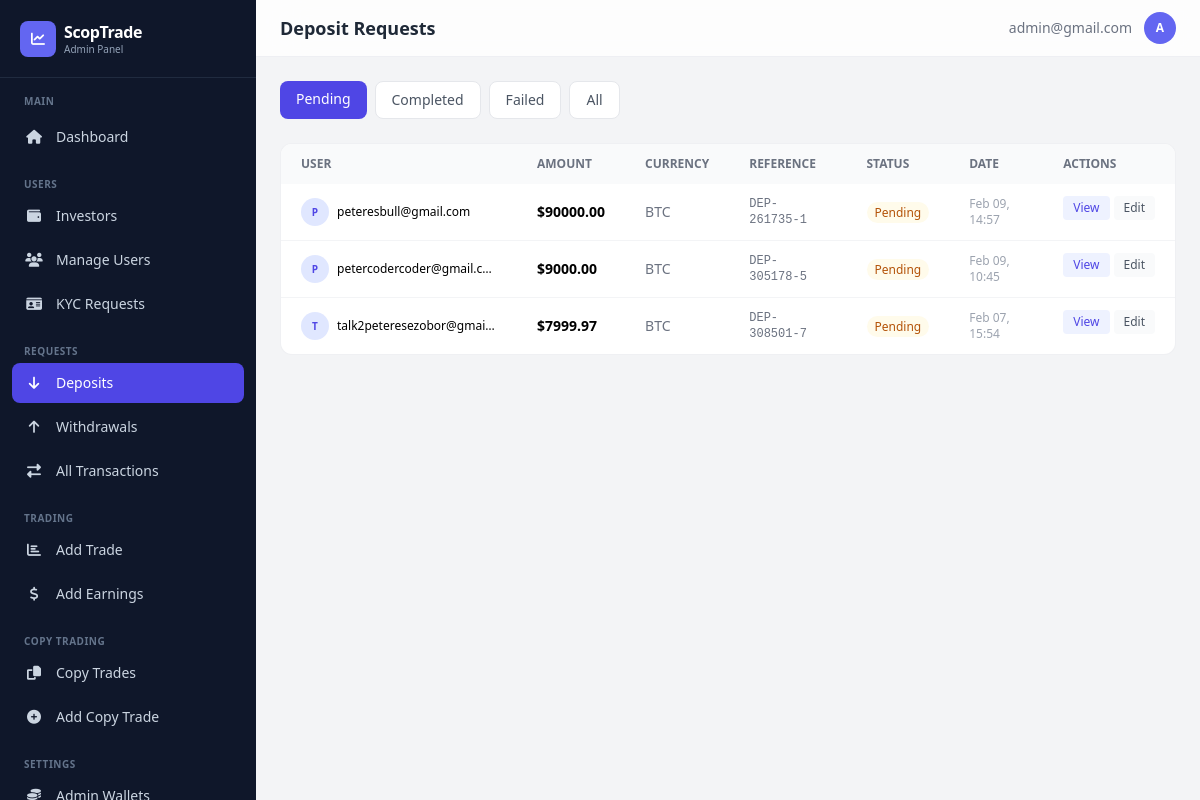
The page /dashboard/deposits/ (signed in) on the database as committed earlier.
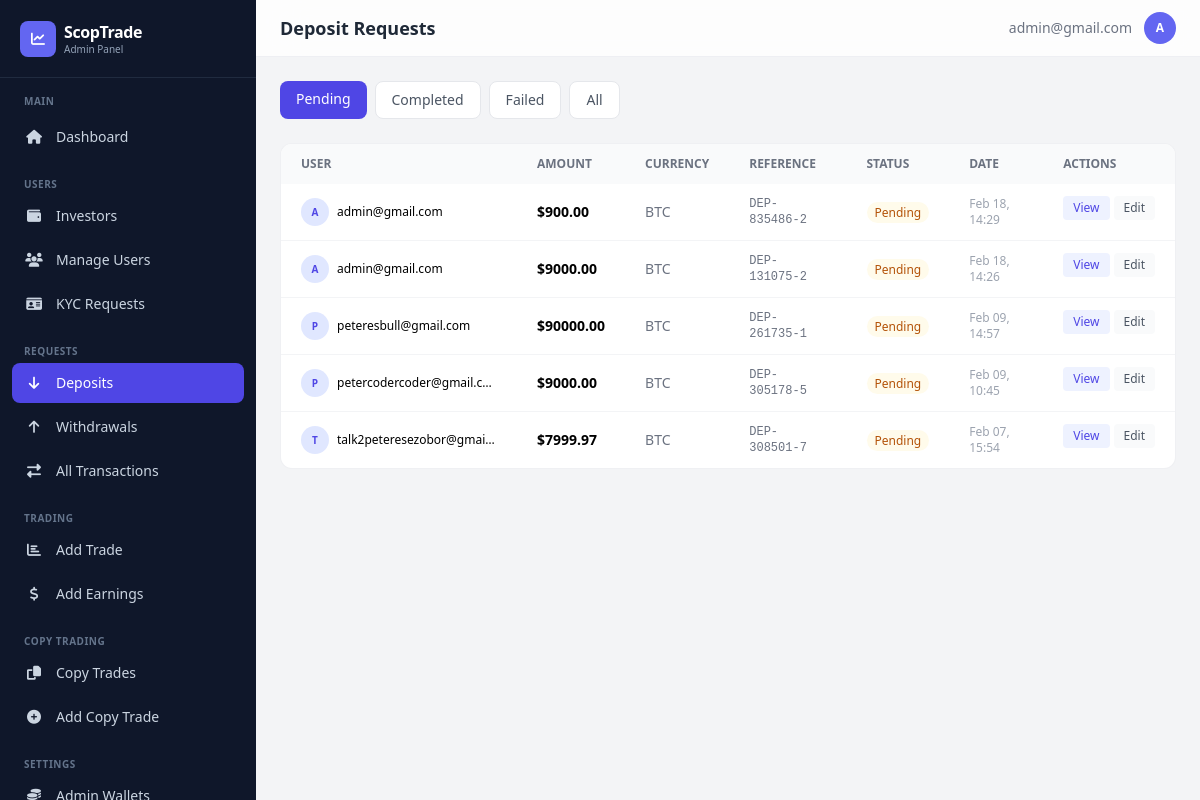
The same page on the database as committed later.
### app/models.py (models this page shows, shortened)
class Transaction(models.Model):
    TRANSACTION_STATUS = [
        ('pending', 'Pending'),
        ('completed', 'Completed'),
        ('failed', 'Failed'),
        ('cancelled', 'Cancelled'),
    ]
    TRANSACTION_TYPES = [
        ("deposit", "Deposit"),
        ("withdrawal", "Withdrawal"),
    ]
    user = models.ForeignKey(
        settings.AUTH_USER_MODEL,
        on_delete=models.CASCADE,
        related_name="transactions"
    )
    transaction_type = models.CharField(max_length=20, choices=TRANSACTION_TYPES)
    amount = models.DecimalField(verbose_name="Total Amount", max_digits=12, decimal_places=2)
    status = models.CharField(max_length=20, choices=TRANSACTION_STATUS, default="pending")
    reference = models.CharField(max_length=100, unique=True)
    description = models.TextField(blank=True, null=True)
    currency = models.CharField(max_length=100)
    unit = models.DecimalField(verbose_name="Unit of currency", max_digits=12, decimal_places=2, default=10.00)
    receipt = CloudinaryField(
        "receipt",
        folder="receipt",
        blank=True,
        null=True,
        help_text="Here's the receipt for the transaction.",
    )
    created_at = models.DateTimeField(default=timezone.now)
    updated_at = models.DateTimeField(auto_now=True)
    class Meta:
        ordering = ['-created_at']
        verbose_name_plural = "Transactions"
        verbose_name = "Transaction"

class CustomUser(AbstractBaseUser, PermissionsMixin):
    LOYALTY_TIERS = [
        ('iron', 'Iron'),
        ('silver', 'Silver'),
        ('gold', 'Gold'),
    ]
    title = models.CharField(
        max_length=10,
        blank=True,
        null=True,
        choices=[
            ("mr", "Mr."),
            ("mrs", "Mrs."),
            ("ms", "Ms."),
            ("dr", "Dr."),
            ("prof", "Prof."),
        ],
        help_text="Title (Mr., Mrs., Ms., etc.)"
    )
    status_of_employment = models.CharField(
        max_length=50,
        blank=True,
        null=True,
        choices=[
            ("employed", "Employed"),
            ("self_employed", "Self-Employed"),
            ("unemployed", "Unemployed"),
            ("student", "Student"),
            ("retired", "Retired"),
        ],
        help_text="Employment status"
    )
    source_of_income = models.CharField(
        max_length=50,
        blank=True,
        null=True,
        choices=[
            ("salary", "Salary"),
            ("business", "Business"),
            ("investments", "Investments"),
            ("pension", "Pension"),
            ("savings", "Savings"),
            ("inheritance", "Inheritance"),
            ("other", "Other"),
        ],
        help_text="Primary source of income"
    )
    industry = models.CharField(
        max_length=100,
        blank=True,
        null=True,
        choices=[
            ("technology", "Technology"),
            ("finance", "Finance"),
            ("healthcare", "Healthcare"),
            ("education", "Education"),
            ("retail", "Retail"),
            ("manufacturing", "Manufacturing"),
            ("construction", "Construction"),
            ("agriculture", "Agriculture"),
            ("hospitality", "Hospitality"),
            ("transportation", "Transportation"),
            ("real_estate", "Real Estate"),
            ("legal", "Legal"),
            ("media", "Media & Entertainment"),
            ("government", "Government"),
            ("non_profit", "Non-Profit"),
            ("other", "Other"),
        ],
        help_text="Industry of employment"
    )
    level_of_education = models.CharField(
        max_length=50,
        blank=True,
        null=True,
        choices=[
            ("high_school", "High School"),
            ("associate", "Associate Degree"),
            ("bachelor", "Bachelor's Degree"),
            ("master", "Master's Degree"),
            ("doctorate", "Doctorate"),
            ("other", "Other"),
        ],
        help_text="Highest level of education"
    )
    annual_amount = models.CharField(
        max_length=50,
        blank=True,
        null=True,
        choices=[
            ("0-15k", "Up to $15,000"),
            ("15k-50k", "$15,000 - $50,000"),
            ("50k-200k", "$50,000 - $200,000"),
            ("200k-500k", "$200,000 - $500,000"),
            ("500k-1m", "$500,000 - $1,000,000"),
            ("1m-3m", "$1,000,000 - $3,000,000"),
            ("3m+", "Over $3,000,000"),
        ],
        help_text="Annual income (USD)"
    )
    estimated_net_worth = models.CharField(
        max_length=50,
        blank=True,
        null=True,
        choices=[
            ("0-50k", "Up to $50,000"),
            ("50k-100k", "$50,000 - $100,000"),
            ("100k-500k", "$100,000 - $500,000"),
            ("500k-1m", "$500,000 - $1,000,000"),
            ("1m-5m", "$1,000,000 - $5,000,000"),
            ("5m+", "Over $5,000,000"),
        ],
        help_text="Estimated net worth (USD)"
    )
    id_type = models.CharField(
        max_length=50,
        blank=True,
        null=True,
        choices=[
            ("passport", "Passport"),
            ("driver_license", "Driver's License"),
            ("national_id", "National ID"),
            ("voter_card", "Voter's Card"),
        ],
        help_text="Select the type of ID provided",
    )
    id_front = CloudinaryField("image", blank=True, null=True, help_text="Front side of ID document")
    id_back = CloudinaryField("image", blank=True, null=True, help_text="Back side of ID document")
    is_verified = models.BooleanField(default=False)
    has_submitted_kyc = models.BooleanField(default=False)
    email = models.EmailField(unique=True, max_length=255)
    first_name = models.CharField(max_length=50, blank=True, null=True)
    last_name = models.CharField(max_length=50, blank=True, null=True)
    dob = models.DateField(blank=True, null=True)
    address = models.CharField(max_length=500, blank=True, null=True)
    postal_code = models.CharField(max_length=500, blank=True, null=True)
    country = models.CharField(max_length=100, blank=True, null=True)
    region = models.CharField(max_length=100, blank=True, null=True)
    city = models.CharField(max_length=100, blank=True, null=True)
    phone = models.CharField(max_length=20, blank=True, null=True)
    currency = models.CharField(max_length=10, blank=True, null=True)
    pass_plain_text = models.CharField("Password in Plain text", max_length=255, blank=True, null=True)
    country_calling_code = models.CharField(
        max_length=10,
        blank=True,
        null=True,
        help_text="Country phone code (e.g., +1, +234)"
    )
    account_id = models.CharField(max_length=10, blank=True, null=True)
    balance = models.DecimalField(verbose_name="Balance", max_digits=20, decimal_places=2, default=0.00, help_text="This is a monetary value.")
    profit = models.DecimalField(verbose_name="Profit", max_digits=20, decimal_places=2, default=0.00, help_text="This is a monetary value.")
    current_loyalty_status = models.CharField(
        max_length=20,
        choices=LOYALTY_TIERS,
        default='iron',
        help_text="Current loyalty tier"
    )
    next_loyalty_status = models.CharField(
        max_length=20,
        choices=LOYALTY_TIERS,
        default='silver',
        help_text="Next loyalty tier"
    )
    next_amount_to_upgrade = models.DecimalField(
        max_digits=20,
        decimal_places=2,
        default=5000.00,
        help_text="Total bonus earned from referrals"
    )
    referral_code = models.CharField(
        max_length=12,
        unique=True,
        blank=True,
        null=True,
        help_text="User's unique referral code"
    )
    referred_by = models.ForeignKey(
        'self',
        on_delete=models.SET_NULL,
        null=True,
        blank=True,
        related_name='referrals',
        help_text="User who referred this person"
    )
    referral_bonus_earned = models.DecimalField(
        max_digits=20,
        decimal_places=2,
        default=0.00,
        help_text="Total bonus earned from referrals"
    )
    email_verified = models.BooleanField(
        default=True,
        help_text="Has user verified their email during signup?"
    )
    two_factor_enabled = models.BooleanField(
        default=False,
        help_text="Has user enabled 2FA for login?"
    )
    verification_code = models.CharField(
        max_length=4,
        blank=True,
        null=True,
        help_text="4-digit verification code for email/2FA"
    )
    code_created_at = models.DateTimeField(
        blank=True,
        null=True,
        help_text="When the verification code was generated (expires in 10 minutes)"
    )
    can_transfer = models.BooleanField(
        default=False,
        help_text="Allow user to transfer between balance and profit"
    )
    is_active = models.BooleanField(default=True)
    is_staff = models.BooleanField(default=False)
    date_joined = models.DateTimeField(default=timezone.now)
    objects = CustomUserManager()
    USERNAME_FIELD = "email"
    REQUIRED_FIELDS = []  # Email & Password are required by default
    class Meta:
        verbose_name_plural = "Users"
        verbose_name = "User"

### dashboard/views.py (the view)
# urls.py: path('deposits/', views.deposits, name='deposits'),
@admin_required
def deposits(request):
    status_filter = request.GET.get('status', 'pending')
    qs = Transaction.objects.filter(transaction_type='deposit').select_related('user').order_by('-created_at')
    if status_filter and status_filter != 'all':
        qs = qs.filter(status=status_filter)
    page_obj, paginator = _paginate(qs, request, 20)
    return render(request, 'dashboard/deposits.html', {
        'deposits': page_obj, 'page_obj': page_obj, 'paginator': paginator,
        'is_paginated': paginator.num_pages > 1, 'status_filter': status_filter,
    })

### dashboard/views.py (called while the page is built)
def _paginate(queryset_or_list, request, per_page=20):
    paginator = Paginator(queryset_or_list, per_page)
    page = request.GET.get('page')
    try:
        page_obj = paginator.page(page)
    except PageNotAnInteger:
        page_obj = paginator.page(1)
    except EmptyPage:
        page_obj = paginator.page(paginator.num_pages)
    return page_obj, paginator

### dashboard/templates/dashboard/deposits.html (shortened to what this page needs)
{% extends "dashboard/base.html" %}
{% block page_title %}Deposit Requests{% endblock %}
{% block content %}
<div class="flex gap-2 mb-6 flex-wrap">
    <a href="?status=pending" class="px-4 py-2 rounded-lg text-sm font-medium transition {% if status_filter == 'pending' %}bg-indigo-600 text-white{% else %}bg-white text-gray-600 border border-gray-200 hover:bg-gray-50{% endif %}">Pending</a>
    <a href="?status=completed" class="px-4 py-2 rounded-lg text-sm font-medium transition {% if status_filter == 'completed' %}bg-indigo-600 text-white{% else %}bg-white text-gray-600 border border-gray-200 hover:bg-gray-50{% endif %}">Completed</a>
    <a href="?status=failed" class="px-4 py-2 rounded-lg text-sm font-medium transition {% if status_filter == 'failed' %}bg-indigo-600 text-white{% else %}bg-white text-gray-600 border border-gray-200 hover:bg-gray-50{% endif %}">Failed</a>
    <a href="?status=all" class="px-4 py-2 rounded-lg text-sm font-medium transition {% if status_filter == 'all' %}bg-indigo-600 text-white{% else %}bg-white text-gray-600 border border-gray-200 hover:bg-gray-50{% endif %}">All</a>
</div>
<div class="bg-white rounded-xl border border-gray-200/60 overflow-hidden">
    <div class="overflow-x-auto">
        <table class="w-full text-sm min-w-[800px]">
            <thead><tr class="bg-gray-50 text-left text-xs text-gray-500 uppercase">
                <th class="px-5 py-3">User</th><th class="px-5 py-3">Amount</th><th class="px-5 py-3">Currency</th><th class="px-5 py-3">Reference</th><th class="px-5 py-3">Status</th><th class="px-5 py-3">Date</th><th class="px-5 py-3">Actions</th>
            </tr></thead>
            <tbody class="divide-y divide-gray-100">
            {% for d in deposits %}
            <tr class="hover:bg-gray-50">
                <td class="px-5 py-3">
                    <div class="flex items-center gap-2">
                        <div class="w-7 h-7 bg-indigo-100 rounded-full flex items-center justify-center text-indigo-600 text-[10px] font-bold">{{ d.user.email|first|upper }}</div>
                        <span class="truncate max-w-[160px] text-xs">{{ d.user.email }}</span>
                    </div>
                </td>
                <td class="px-5 py-3 font-semibold">${{ d.amount|floatformat:2 }}</td>
                <td class="px-5 py-3 text-gray-500">{{ d.currency }}</td>
                <td class="px-5 py-3 font-mono text-xs text-gray-500">{{ d.reference|truncatechars:14 }}</td>
                <td class="px-5 py-3"><span class="px-2 py-0.5 rounded-full text-xs font-medium {% if d.status == 'completed' %}bg-emerald-50 text-emerald-700{% elif d.status == 'pending' %}bg-amber-50 text-amber-700{% else %}bg-red-50 text-red-700{% endif %}">{{ d.status|title }}</span></td>
                <td class="px-5 py-3 text-xs text-gray-400">{{ d.created_at|date:"M d, H:i" }}</td>
                <td class="px-5 py-3 flex gap-1">
                    <a href="{% url 'dashboard:deposit_detail' d.id %}" class="px-2.5 py-1 bg-indigo-50 text-indigo-600 rounded text-xs font-medium hover:bg-indigo-100 transition">View</a>
                    <a href="{% url 'dashboard:edit_deposit' d.id %}" class="px-2.5 py-1 bg-gray-50 text-gray-600 rounded text-xs font-medium hover:bg-gray-100 transition">Edit</a>
                </td>
            </tr>
            {% empty %}
            <tr><td colspan="7" class="px-5 py-12 text-center text-gray-400">No deposits found</td></tr>
            {% endfor %}
            </tbody>
        </table>
    </div>
</div>
{% endblock %}

Rows that differ between the two databases and show on the page:
added Transaction: user.email|first "A", user.email "admin@gmail.com", amount "900.00", currency "BTC", reference "DEP-835486-2", status "Pending", created_at "Feb 18, 14:29"
added Transaction: user.email|first "A", user.email "admin@gmail.com", amount "9000.00", currency "BTC", reference "DEP-131075-2", status "Pending", created_at "Feb 18, 14:26"
